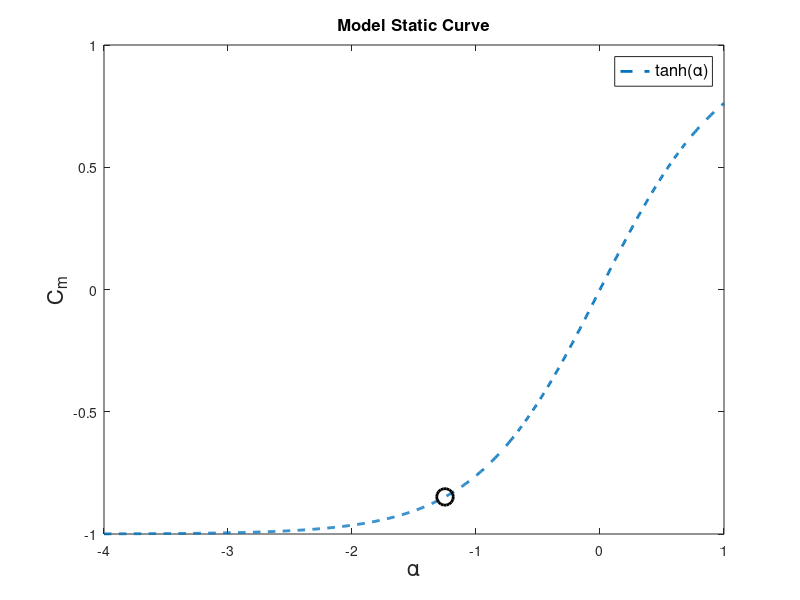

The MATLAB source for this figure: (Note: this script raises an error after producing the figure.)
% Check behavior of phase lag

clear
clc
close all

fs = 16;
lfs = 12;
destn = 'plots/';
ifcols = 1;

t=linspace(0,2*pi,1000);
%phases=linspace(0,pi/2,5);
phases= [10 70 90]*pi/180;
nphase = length(phases)
col = lines(nphase);


% Phase lag with a hyperbolic tangent
% varying between [-2.5 0]
amin = -2.5;
amax = 0.;
alpha0 = (amin+amax)/2;
amp = amax - alpha0;

alpha=alpha0 + amp*sin(t);

figure(1)
alpha_all = linspace(-4,1,1000);
model = tanh(alpha_all);
plot(alpha_all,model, '--', 'LineWidth', 2); hold on
plot(alpha0,tanh(alpha0), 'ok', 'MarkerSize', 12, 'LineWidth', 2)
legend({'tanh(\alpha)'}, 'Interpreter', 'tex', 'FontSize', lfs, 'Location', 'Best')
xlabel('\alpha', 'Interpreter', 'tex', 'FontSize', fs)
ylabel('C_{m}', 'Interpreter', 'tex', 'FontSize', fs)
title('Model Static Curve', 'Interpreter', 'tex', 'FontSize', lfs)
filename=['hyperbolic_tangent.eps'];
SaveFig(gcf,filename, destn, ifcols)



figure(2);
hold on;
for i=1:nphase
  phi=phases(i);
  lagalpha = alpha0 + amp*sin(t+phi);
  response = tanh(lagalpha);
  subplot(nphase,1,i)
  plot(alpha,response, 'Color', col(i,:)); hold on;
%  plot(alpha_all,model, '--')
  legs{i} = ['\phi=',num2str(phi*180/pi)];
  legend(legs(i), 'Interpreter', 'tex', 'FontSize', lfs, 'Location', 'Best')

end
filename=['model_response.eps'];
SaveFig(gcf,filename, destn, ifcols)


%% exp_data

hfile = '/scratch/negi/git_repos/matlabscripts/scripts/david_data/delta+14/u24_a2_d14_fsteps.h5' ;
iseg = 11;
uoo = 24;
deltacase = 14;
c=0.5;
nu = 1.568E-5;
Re=uoo*c/nu;
col1=[0 0 1];
disp(hfile)
[segments] = split_segments(hfile, uoo, deltacase);
%% 
nsegs = length(segments);

indicies = [3 7 11];
ncases = length(indicies);

for ii = 1:ncases
  iseg=indicies(ii);    
  rms_alpha  = rms(segments(iseg).alpha - mean(segments(iseg).alpha));
  mean_alpha = mean(segments(iseg).alpha);
  amp        = (rms_alpha*sqrt(2))*180/pi;
  mean_alpha = mean_alpha*180/pi;
  
  k = segments(iseg).rfreq;
  omega = 2*k*uoo/c;
  f = omega/(2*pi);
  nek_omega = 2*k;
  nek_timeperiod = 2*pi/nek_omega;
  
  disp(['Reduced Frequency: ', num2str(k), ';  iseg= ', num2str(iseg)])
  disp(['Mean alpha: ', num2str(mean_alpha)])
  disp(['Amplitude: ', num2str(amp)])
  disp(['Time Period (nek): ', num2str(nek_timeperiod)])
  legs{ii} = ['k=', num2str(k)]; 
  
  q_time = segments(iseg).qtime;
  q_alpha = segments(iseg).alpha;
  
%  figure(20)
%  subplot(ncases,1,ii)
%  plot(segments(iseg).qtime,segments(iseg).alpha*180/pi, 'Color', col1(1,:))
%  ylabel('\alpha', 'Interpreter', 'tex', 'FontSize', fs)
%  legend(legs(ii), 'Interpreter', 'tex', 'fontsize', fs)
%  hold on;
%  filename=['alpha_time.pdf'];
%  filename = [num2str(deltacase) '_' filename];
%  SaveFig(gcf,filename, destn, ifcols)
  
  
%  figure(21)
%  subplot(ncases,1,ii)

  p_time = segments(iseg).ptime;
  p_cz = segments(iseg).Cz;
  p_cm = segments(iseg).Cm;
%  plot(p_time,p_cm, 'Color', col1(1,:))
%  ylabel('C_{m}', 'Interpreter', 'tex', 'Fontsize', fs)
%  legend(legs(ii), 'Interpreter', 'tex', 'fontsize', fs)
%  hold on
%  filename=['cm_time.pdf'];
%  filename = [num2str(deltacase) '_' filename];
%  SaveFig(gcf,filename, destn, ifcols)
  
  % Phase plot
  % interpolate onto qtime
  figure(22)
  subplot(ncases,1,ii)
  q_cm = interp1(p_time,p_cm,q_time,'pchip');
%   zero_mean_q_cm = q_cm - mean(q_cm);
%   norm_q_cm = zero_mean_q_cm/abs(max(zero_mean_q_cm));
%   shifted_q_cm = norm_q_cm + (iseg-1)*2;
  
  plot(q_alpha*180/pi,q_cm, 'Color', col1(1,:))
  ylabel('C_{m}', 'Interpreter', 'tex', 'FontSize', fs)
  xlabel('\alpha', 'Interpreter', 'tex', 'FontSize', fs)
  legend(legs(ii), 'Interpreter', 'tex', 'fontsize', lfs)
  hold on
  filename=['response_curve.eps'];
  filename = [num2str(deltacase) '_' filename];
  SaveFig(gcf,filename, destn, ifcols)
  
  %% PSD
  tmin = min(p_time);
  tmax = max(p_time);
  
  ptmax = max(segments(iseg).ptime);
  ptmin = min(segments(iseg).ptime);
  pnsamples = length(segments(iseg).ptime);
  p_sample_rate = (ptmax-ptmin)/pnsamples;
  p_fs = 1/p_sample_rate;
  disp(['Calculate frequency (p): ', num2str(p_fs)])
  p_fs = 500;
  
  qtmax = max(segments(iseg).qtime);
  qtmin = min(segments(iseg).qtime);
  qnsamples = length(segments(iseg).qtime);
  q_sample_rate = (qtmax-qtmin)/qnsamples;
  q_fs = 1/q_sample_rate;
  
  n_sections=8;        % default=8
  window = floor(pnsamples/n_sections);
  nfft = window;
  n_overlap = floor(window/2);
  zero_mean_cz = p_cz - mean(p_cz);
  zero_mean_cm = p_cm - mean(p_cm);
  
%  [pxx,f2] = pwelch(zero_mean_cz,window,n_overlap,nfft,p_fs);
  [pxx,f2] = pwelch(zero_mean_cm,window,n_overlap,nfft,p_fs);
  
  k2 = 2*pi*f2*c/2/uoo;
  
  ind4 = find(k2<2);
  
%  figure(23)
%  subplot(ncases,1,ii)
  pxx_norm = pxx(ind4)/max(pxx(ind4));
  pxx_shifted = pxx_norm + ii-1;
%  psd_all(ii) = plot(k2(ind4),pxx_norm, 'Color', col1(1,:)); hold on
  
  [val ind5] = max(pxx);    
  kmax = k2(ind5);
  ind6 = k2<1.5*kmax;
  ind7 = k2>0.5*kmax;
  ind8 = ind6.*ind7;
  pxx_fil = pxx;
  pxx_fil(find(ind8)) = 1e-15;
  pxx_fil_norm = pxx_fil/(max(pxx_fil));
  pxx_fil_shifted = pxx_fil_norm +ii-1;
%  psd_fil(ii) = plot(k2(ind4),pxx_fil_norm(ind4), '--', 'Color', col1(1,:)); hold on
%  legend(psd_all(ii), legs(ii), 'Interpreter', 'tex', 'fontsize', fs)
%  filename=['psd.pdf'];
%  filename = [num2str(deltacase) '_' filename];
%  SaveFig(gcf,filename, destn, ifcols)
  
  disp(['--------------'])
end

